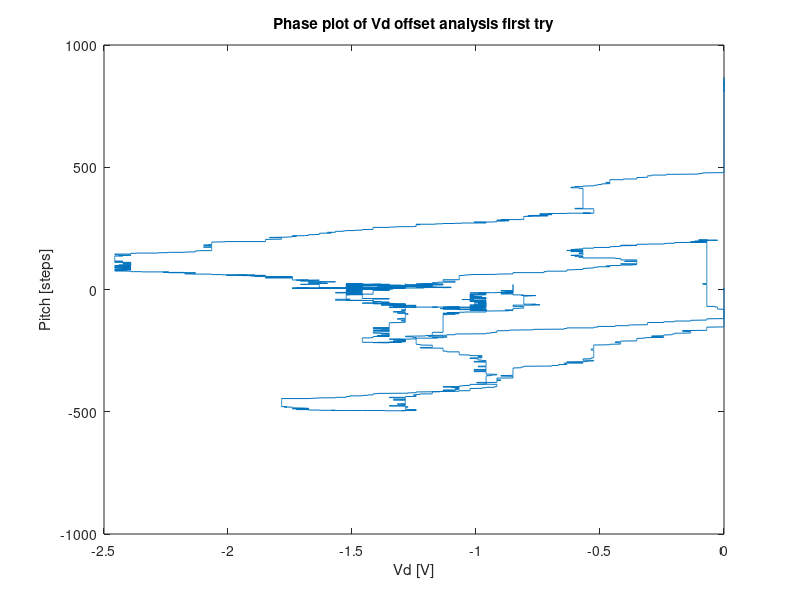
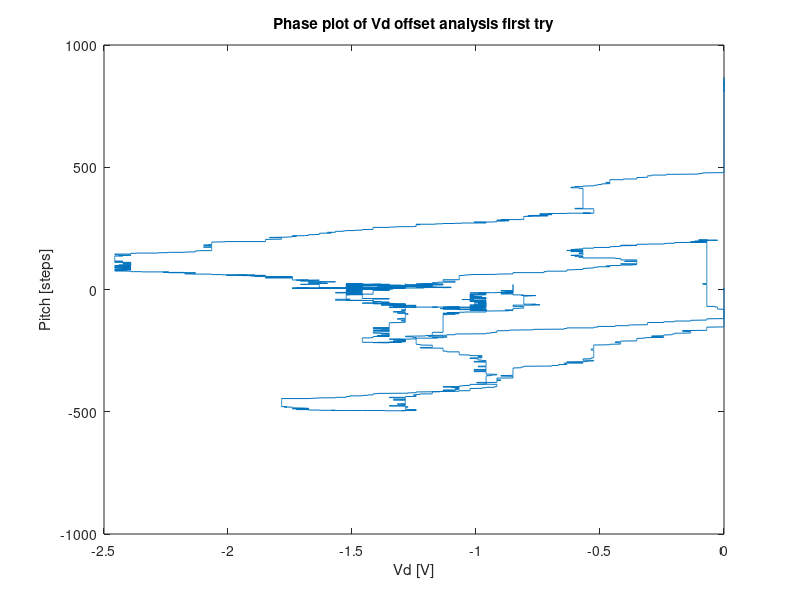
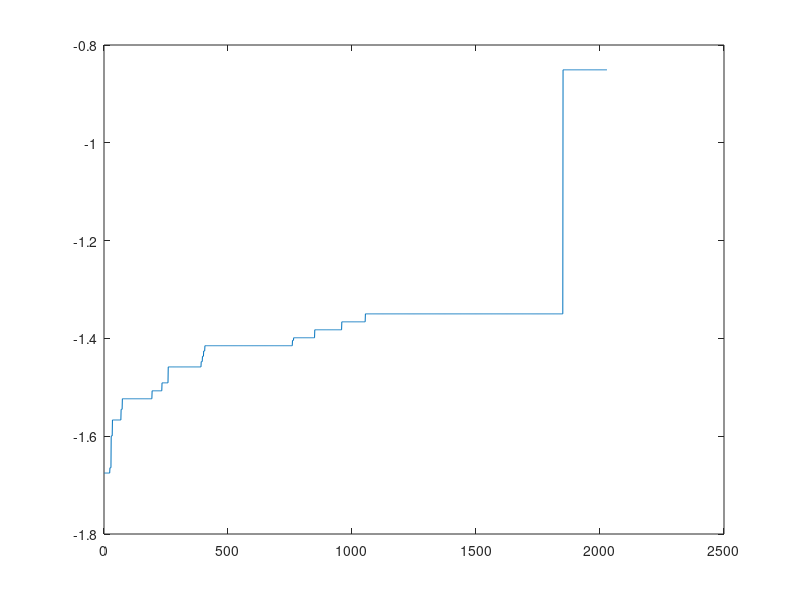
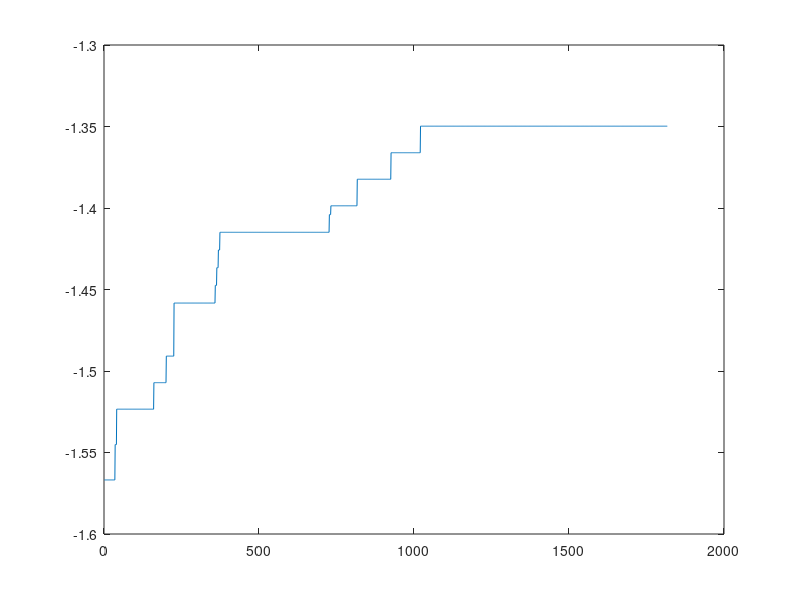

Source code (MATLAB) for these figures, in order:
margin = 5;

input1 = load('p1t3_Vd-offset_Vd_v1.mat');
voltages = input1.ans(2,:);

input2 = load('p1t3_Vd-offset_pitch_v1.mat');
pitches = input2.ans(2,:);

candidates = zeros(1, size(voltages, 2));

candidate_count = 0;

%plot(voltages);
%title('Observed voltages for Vd');
%xlabel('Counts');
%ylabel('Vd [V]');
%print('p1t3_Vd_offset_observed_voltages_v1', '-djpeg');
%print('p1t3_Vd_offset_observed_voltages_v1', '-depsc');

for i = 6000:24000
    if abs(pitches(i)) < margin
        candidate_count = candidate_count + 1;
        candidates(candidate_count) = voltages(i);
    end
end

candidates = sort(candidates(1,1:candidate_count),'ascend');
plot(candidates);
figure;

min_voltage = candidates(1);
max_voltage = candidates(end);
delta_voltage = max_voltage - min_voltage;
percentile = 0.1;
lower_tresh = min_voltage + percentile*delta_voltage;
upper_tresh = min_voltage + (1-percentile)*delta_voltage;

candidates_no_outliers = zeros(1, size(candidates, 2));

candidates_no_outliers_count = 0;

for i = 1:size(candidates, 2)
    if lower_tresh < candidates(i) && candidates(i) < upper_tresh
        candidates_no_outliers_count = candidates_no_outliers_count + 1;
        candidates_no_outliers(candidates_no_outliers_count) = candidates(i);
    end
end

candidates_no_outliers = sort(candidates_no_outliers(1,1:candidates_no_outliers_count),'ascend');

plot(candidates_no_outliers);
figure;

avg_voltage = mean(candidates_no_outliers,2);

%%

plot(voltages, pitches);
title('Phase plot of Vd offset analysis first try');
xlabel('Vd [V]');
ylabel('Pitch [steps]');
print('p1t3_Vd_offset_phase_plot_v1', '-djpeg');
print('p1t3_Vd_offset_phase_plot_v1', '-depsc');